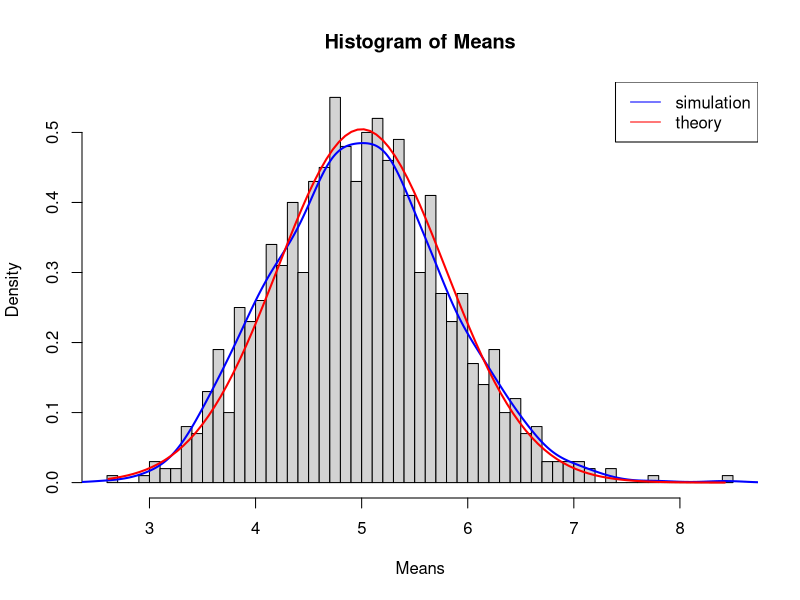

Write the R code that produced this figure.
set.seed(11)
lambda <- 0.2
nosim <- 1000
n <- 40
meanSamples = matrix(rexp(nosim*n,lambda), nosim)
Means = apply(meanSamples, 1, mean)

hist(Means, breaks=50, prob = TRUE)
lines(density(Means), col="blue", lwd=2)
x <- seq(min(Means),max(Means), length=100)
lines(x,dnorm(x,mean=5, sd=sqrt(0.625)), col="red",lwd=2)
legend("topright", c("simulation","theory"), lty=c(1,1), col=c("blue","red"))

pngFileName = "C:/Amin/Coursera/StatisticalInference/plot1.png"
dev.copy(png, pngFileName, width = 640, height = 480, units = "px")
dev.off()